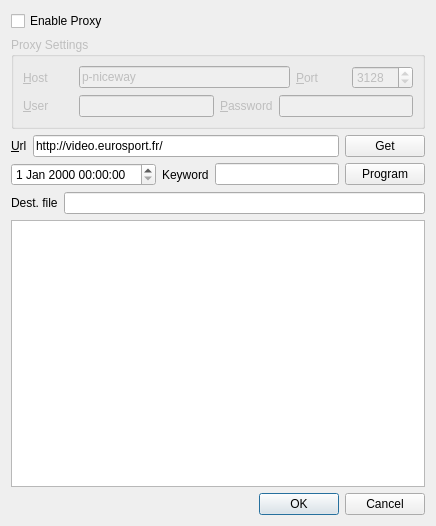
<ui version="4.0" >
 <class>recWnd</class>
 <widget class="QDialog" name="recWnd" >
  <property name="geometry" >
   <rect>
    <x>0</x>
    <y>0</y>
    <width>436</width>
    <height>526</height>
   </rect>
  </property>
  <property name="windowTitle" >
   <string>Dialog</string>
  </property>
  <layout class="QVBoxLayout" >
   <item>
    <widget class="QCheckBox" name="ckEnableProxy" >
     <property name="text" >
      <string>Enable Proxy</string>
     </property>
    </widget>
   </item>
   <item>
    <widget class="QGroupBox" name="gbProxy" >
     <property name="enabled" >
      <bool>false</bool>
     </property>
     <property name="title" >
      <string>Proxy Settings</string>
     </property>
     <layout class="QVBoxLayout" >
      <item>
       <layout class="QHBoxLayout" >
        <item>
         <widget class="QLabel" name="label" >
          <property name="minimumSize" >
           <size>
            <width>50</width>
            <height>0</height>
           </size>
          </property>
          <property name="text" >
           <string>&amp;Host</string>
          </property>
          <property name="buddy" >
           <cstring>leProxyHost</cstring>
          </property>
         </widget>
        </item>
        <item>
         <widget class="QLineEdit" name="leProxyHost" >
          <property name="text" >
           <string>p-niceway</string>
          </property>
         </widget>
        </item>
        <item>
         <widget class="QLabel" name="label_2" >
          <property name="sizePolicy" >
           <sizepolicy vsizetype="Preferred" hsizetype="Maximum" >
            <horstretch>0</horstretch>
            <verstretch>252</verstretch>
           </sizepolicy>
          </property>
          <property name="minimumSize" >
           <size>
            <width>50</width>
            <height>0</height>
           </size>
          </property>
          <property name="text" >
           <string>&amp;Port</string>
          </property>
          <property name="buddy" >
           <cstring>sbProxyPort</cstring>
          </property>
         </widget>
        </item>
        <item>
         <widget class="QSpinBox" name="sbProxyPort" >
          <property name="maximum" >
           <number>65535</number>
          </property>
          <property name="value" >
           <number>3128</number>
          </property>
         </widget>
        </item>
       </layout>
      </item>
      <item>
       <layout class="QHBoxLayout" >
        <item>
         <widget class="QLabel" name="label_3" >
          <property name="minimumSize" >
           <size>
            <width>50</width>
            <height>0</height>
           </size>
          </property>
          <property name="text" >
           <string>&amp;User</string>
          </property>
          <property name="buddy" >
           <cstring>leProxyUser</cstring>
          </property>
         </widget>
        </item>
        <item>
         <widget class="QLineEdit" name="leProxyUser" />
        </item>
        <item>
         <widget class="QLabel" name="label_4" >
          <property name="minimumSize" >
           <size>
            <width>50</width>
            <height>0</height>
           </size>
          </property>
          <property name="text" >
           <string>&amp;Password</string>
          </property>
          <property name="buddy" >
           <cstring>leProxyPassword</cstring>
          </property>
         </widget>
        </item>
        <item>
         <widget class="QLineEdit" name="leProxyPassword" />
        </item>
       </layout>
      </item>
     </layout>
    </widget>
   </item>
   <item>
    <layout class="QHBoxLayout" >
     <item>
      <widget class="QLabel" name="label_5" >
       <property name="text" >
        <string>&amp;Url</string>
       </property>
       <property name="buddy" >
        <cstring>leUrl</cstring>
       </property>
      </widget>
     </item>
     <item>
      <widget class="QLineEdit" name="leUrl" >
       <property name="text" >
        <string>http://video.eurosport.fr/</string>
       </property>
      </widget>
     </item>
     <item>
      <widget class="QPushButton" name="pbGet" >
       <property name="text" >
        <string>Get</string>
       </property>
      </widget>
     </item>
    </layout>
   </item>
   <item>
    <layout class="QHBoxLayout" >
     <item>
      <widget class="QDateTimeEdit" name="dteStart" />
     </item>
     <item>
      <widget class="QLabel" name="label_6" >
       <property name="text" >
        <string>Keyword</string>
       </property>
       <property name="buddy" >
        <cstring>leUrl</cstring>
       </property>
      </widget>
     </item>
     <item>
      <widget class="QLineEdit" name="leKeyword" />
     </item>
     <item>
      <widget class="QPushButton" name="pbProgram" >
       <property name="text" >
        <string>Program</string>
       </property>
      </widget>
     </item>
    </layout>
   </item>
   <item>
    <layout class="QHBoxLayout" >
     <item>
      <widget class="QLabel" name="label_7" >
       <property name="text" >
        <string>Dest. file</string>
       </property>
       <property name="buddy" >
        <cstring>leUrl</cstring>
       </property>
      </widget>
     </item>
     <item>
      <widget class="QLineEdit" name="leDestFile" />
     </item>
    </layout>
   </item>
   <item>
    <widget class="QListWidget" name="lwVideos" >
     <property name="viewMode" >
      <enum>QListView::IconMode</enum>
     </property>
    </widget>
   </item>
   <item>
    <widget class="QDialogButtonBox" name="buttonBox" >
     <property name="orientation" >
      <enum>Qt::Horizontal</enum>
     </property>
     <property name="standardButtons" >
      <set>QDialogButtonBox::Cancel|QDialogButtonBox::NoButton|QDialogButtonBox::Ok</set>
     </property>
    </widget>
   </item>
  </layout>
 </widget>
 <resources/>
 <connections>
  <connection>
   <sender>buttonBox</sender>
   <signal>accepted()</signal>
   <receiver>recWnd</receiver>
   <slot>accept()</slot>
   <hints>
    <hint type="sourcelabel" >
     <x>227</x>
     <y>424</y>
    </hint>
    <hint type="destinationlabel" >
     <x>157</x>
     <y>274</y>
    </hint>
   </hints>
  </connection>
  <connection>
   <sender>buttonBox</sender>
   <signal>rejected()</signal>
   <receiver>recWnd</receiver>
   <slot>reject()</slot>
   <hints>
    <hint type="sourcelabel" >
     <x>295</x>
     <y>430</y>
    </hint>
    <hint type="destinationlabel" >
     <x>286</x>
     <y>274</y>
    </hint>
   </hints>
  </connection>
 </connections>
</ui>
